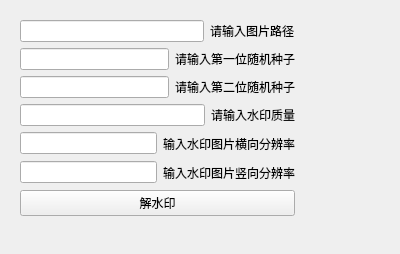
<?xml version="1.0" encoding="UTF-8"?>
<ui version="4.0">
 <class>manul</class>
 <widget class="QWidget" name="manul">
  <property name="geometry">
   <rect>
    <x>0</x>
    <y>0</y>
    <width>400</width>
    <height>254</height>
   </rect>
  </property>
  <property name="windowTitle">
   <string>手动恢复水印</string>
  </property>
  <property name="windowIcon">
   <iconset resource="res.qrc">
    <normaloff>:/icon/C:/Users/27698/Downloads/reico.ico</normaloff>:/icon/C:/Users/27698/Downloads/reico.ico</iconset>
  </property>
  <widget class="QWidget" name="">
   <property name="geometry">
    <rect>
     <x>20</x>
     <y>20</y>
     <width>275</width>
     <height>196</height>
    </rect>
   </property>
   <layout class="QVBoxLayout" name="verticalLayout_2">
    <item>
     <layout class="QVBoxLayout" name="verticalLayout">
      <item>
       <layout class="QHBoxLayout" name="horizontalLayout">
        <item>
         <widget class="QLineEdit" name="lineEdit"/>
        </item>
        <item>
         <widget class="QLabel" name="label">
          <property name="text">
           <string>请输入图片路径</string>
          </property>
         </widget>
        </item>
       </layout>
      </item>
      <item>
       <layout class="QHBoxLayout" name="horizontalLayout_2">
        <item>
         <widget class="QLineEdit" name="lineEdit_2"/>
        </item>
        <item>
         <widget class="QLabel" name="label_2">
          <property name="text">
           <string>请输入第一位随机种子</string>
          </property>
         </widget>
        </item>
       </layout>
      </item>
      <item>
       <layout class="QHBoxLayout" name="horizontalLayout_3">
        <item>
         <widget class="QLineEdit" name="lineEdit_3"/>
        </item>
        <item>
         <widget class="QLabel" name="label_3">
          <property name="text">
           <string>请输入第二位随机种子</string>
          </property>
         </widget>
        </item>
       </layout>
      </item>
      <item>
       <layout class="QHBoxLayout" name="horizontalLayout_4">
        <item>
         <widget class="QLineEdit" name="lineEdit_4"/>
        </item>
        <item>
         <widget class="QLabel" name="label_4">
          <property name="text">
           <string>请输入水印质量</string>
          </property>
         </widget>
        </item>
       </layout>
      </item>
     </layout>
    </item>
    <item>
     <layout class="QHBoxLayout" name="horizontalLayout_5">
      <item>
       <widget class="QLineEdit" name="lineEdit_5"/>
      </item>
      <item>
       <widget class="QLabel" name="label_5">
        <property name="text">
         <string>输入水印图片横向分辨率</string>
        </property>
       </widget>
      </item>
     </layout>
    </item>
    <item>
     <layout class="QHBoxLayout" name="horizontalLayout_6">
      <item>
       <widget class="QLineEdit" name="lineEdit_6"/>
      </item>
      <item>
       <widget class="QLabel" name="label_6">
        <property name="text">
         <string>输入水印图片竖向分辨率</string>
        </property>
       </widget>
      </item>
     </layout>
    </item>
    <item>
     <widget class="QPushButton" name="pushButton">
      <property name="text">
       <string>解水印</string>
      </property>
     </widget>
    </item>
   </layout>
  </widget>
 </widget>
 <resources>
  <include location="res.qrc"/>
 </resources>
 <connections/>
</ui>
